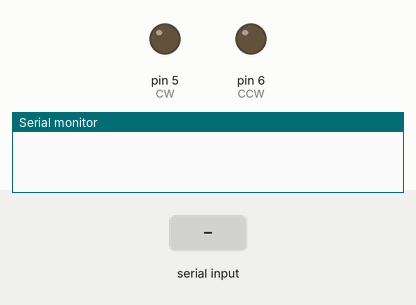
This sketch was run on a simulated Arduino Uno, built with avr-gcc and run on an emulated ATmega328P. Parts: output pins drawn as LEDs (lit = HIGH), the last lines printed to the serial monitor. Dashed ring = blinking. The test bench sets the inputs (shaded band).

Above: at 1.2 s.
1.3 s: "CW\n" received over Serial
At 1.46 s:
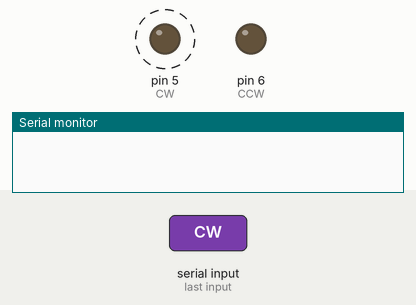
4.3 s: "CCW\n" received over Serial
At 4.46 s:
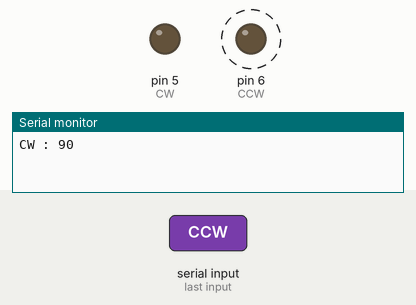
Timing chart, 0 to 8.3 s (numbered marks = the images above; inputs shaded):
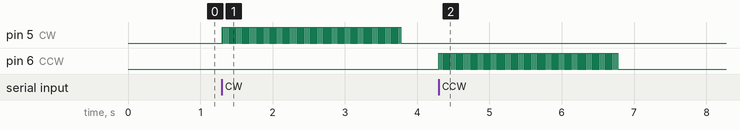

Measured:
- after the input at 1.3 s, pin 5 (CW): alternates HIGH for 0.01 s and LOW for 0.01 s, 248 changes in all, then stays LOW, starting at once
- after the input at 4.3 s, pin 6 (CCW): alternates HIGH for 0.01 s and LOW for 0.01 s, 248 changes in all, then stays LOW, starting at once

The sketch:

kimjongo.ino
```cpp
#define CW 5
#define CCW 6
#define RIGHT_SENSOR_PIN 11   // Right photomicrosensor pin
#define LEFT_SENSOR_PIN 10   // Left photomicrosensor pin

int stepDelay = 10000;
bool whenReset = true;
bool motorStopped = false;

void rotateCW(int angleDegrees) {
  int steps = angleDegrees / 0.72;

  for (int i = 0; i < steps; i++) {
    digitalWrite(CW, HIGH);
    delayMicroseconds(stepDelay);
    digitalWrite(CW, LOW);
    delayMicroseconds(stepDelay);
  }
}

void rotateCCW(int angleDegrees) {
  int steps = angleDegrees / 0.72;

  for (int i = 0; i < steps; i++) {
    digitalWrite(CCW, HIGH);
    delayMicroseconds(stepDelay);
    digitalWrite(CCW, LOW);
    delayMicroseconds(stepDelay);
  }
}

void stopMotor() {
  digitalWrite(CW, LOW);
  digitalWrite(CCW, LOW);
}

void frame180() {
  while (digitalRead(RIGHT_SENSOR_PIN) == HIGH) {
    // Rotating CCW until right sensor is interrupted
    rotateCCW(5); // Jump start it with a small angle
  }
  delay(1000); // delay for stability

  while (digitalRead(LEFT_SENSOR_PIN) == HIGH) {
    // Rotating CW until left sensor is interrupted
    rotateCW(5); // Rotating by a small angle
  }
  delay(1000); // Waiting for stability
}

void reset() {
  if (whenReset) {
    rotateCCW(5); // Rotating CCW by a small angle
  }

  if (digitalRead(RIGHT_SENSOR_PIN) == LOW) {
    // Rotating 8 degrees CW
    whenReset = false;
    delay(2000);
    rotateCW(8);
    delay(2000); // Delay for stability
    stopMotor();
  }
}

void setup() {
  pinMode(CW, OUTPUT);
  pinMode(CCW, OUTPUT);
  pinMode(RIGHT_SENSOR_PIN, INPUT_PULLUP);
  pinMode(LEFT_SENSOR_PIN, INPUT_PULLUP);
  Serial.begin(115200);
}

void loop() {
  if (Serial.available() > 0) {
    String command = Serial.readStringUntil('\n');
    command.trim();

    if (command == "CW" || command == "CCW" || command == "STOP" || command == "POWER_ON" || command == "ANGLE_DIRECTION" || command == "R") {
      //stopMotor();
      //delay(2000);
      if (command == "CW") {
        whenReset = false;
        rotateCW(90); // Rotate 90 degrees clockwise
        motorStopped = true;
        Serial.println("CW : 90");

      } else if (command == "CCW") {
        whenReset = false;
        rotateCCW(90); // Rotate 90 degrees counterclockwise
        motorStopped = true;
        Serial.println("CW : 90");

      } else if (command == "RESET") {
        whenReset = true;
        reset();
        Serial.println("Home Base");
      } else if (command == "STATUS") {
        Serial.println("Home Base");
      }
      else if (command == "ROT") {
        whenReset = false;
        frame180();
        Serial.println("back and forth");
    }

  }
}
}
```
